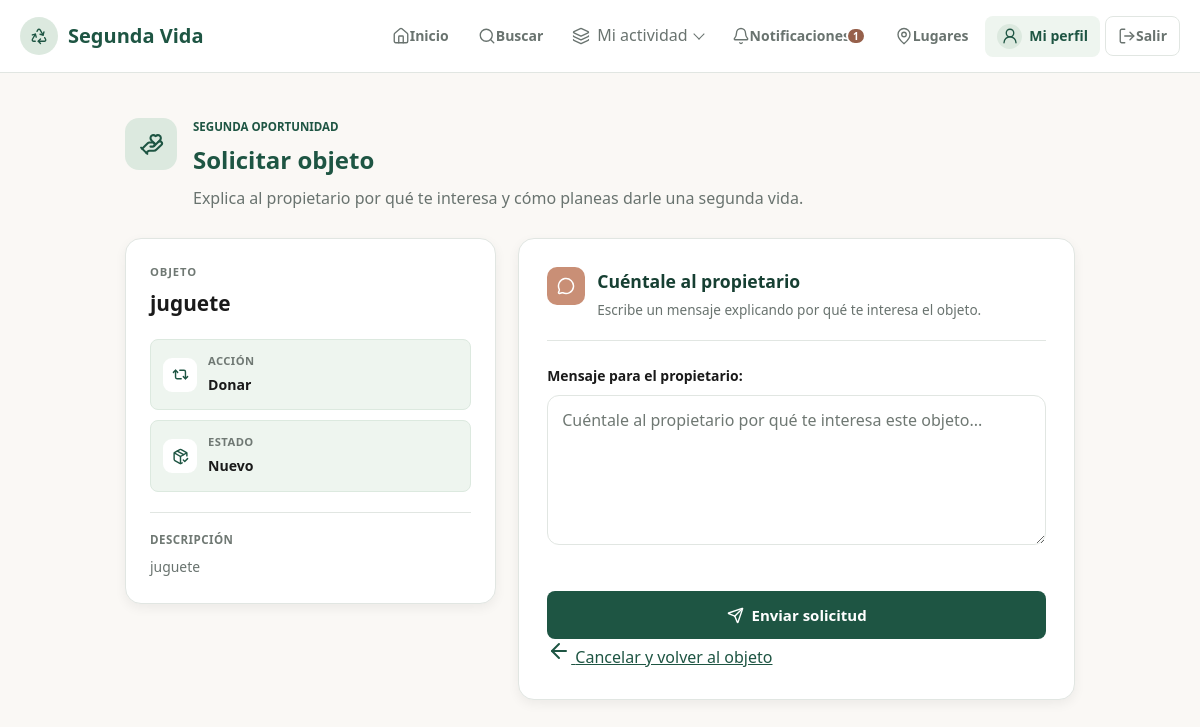
The page /objetos/4/solicitar/ (signed in) on the database its author committed.
### objetos/models.py (models this page shows, shortened)
class Objeto(models.Model):
    ACCIONES = [
        ("donar", "Donar"),
        ("intercambiar", "Intercambiar"),
        ("reparar", "Reparar"),
        ("piezas", "Dar para piezas"),
        ("transformar", "Transformar"),
    ]
    ESTADOS = [
        ("nuevo", "Nuevo"),
        ("bueno", "Bueno"),
        ("regular", "Regular"),
        ("danado", "Dañado"),
    ]
    usuario = models.ForeignKey(
        User,
        on_delete=models.CASCADE
    )
    nombre = models.CharField(max_length=150)
    descripcion = models.TextField()
    categoria = models.ForeignKey(
        Categoria,
        on_delete=models.PROTECT,
        related_name="objetos"
    )
    estado = models.CharField(
        max_length=20,
        choices=ESTADOS
    )
    accion = models.CharField(
        max_length=20,
        choices=ACCIONES
    )
    funciona = models.BooleanField(default=True)
    ubicacion = models.CharField(
        max_length=200,
        blank=True
    )
    latitud = models.FloatField(
        null=True,
        blank=True
    )
    longitud = models.FloatField(
        null=True,
        blank=True
    )
    fecha_publicacion = models.DateTimeField(
        auto_now_add=True
    )
    disponible = models.BooleanField(default=True)

### solicitudes/views.py (the view)
# urls.py: path("objetos/<int:id>/solicitar/", solicitar_objeto, name="solicitar_objeto"),
@login_required
def solicitar_objeto(request, id):
    objeto = get_object_or_404(
        Objeto,
        id=id
    )
    if objeto.usuario == request.user:
        messages.error(
            request,
            "No puedes solicitar tu propio objeto."
        )
        return redirect("detalle_objeto", id=objeto.id)
    if not objeto.disponible:
        messages.warning(
            request,
            "Este objeto ya no está disponible."
        )
        return redirect("detalle_objeto", id=objeto.id)
    solicitud_existente = Solicitud.objects.filter(
        usuario=request.user,
        objeto=objeto,
        estado="pendiente"
    ).exists()
    if solicitud_existente:
        messages.warning(
            request,
            "Ya tienes una solicitud pendiente para este objeto."
        )
        return redirect("detalle_objeto", id=objeto.id)
    if request.method == "POST":
        formulario = SolicitudForm(request.POST)
        if formulario.is_valid():
            solicitud = formulario.save(commit=False)
            solicitud.usuario = request.user
            solicitud.objeto = objeto
            solicitud.estado = "pendiente"
            solicitud.save()
            crear_notificacion(
                objeto.usuario,
                f'El usuario "{request.user.username}" ha solicitado tu objeto "{objeto.nombre}".'
            )
            perfil = request.user.perfil
            perfil.karma += 1
            perfil.save(update_fields=["karma"])
            messages.success(
                request,
                "¡Solicitud enviada correctamente!"
            )
            return redirect(
                "detalle_objeto",
                id=objeto.id
            )
    else:
        formulario = SolicitudForm()
    return render(
        request,
        "solicitudes/solicitar.html",
        {
            "formulario": formulario,
            "objeto": objeto,
        }
    )

### solicitudes/forms.py
class SolicitudForm(forms.ModelForm):
    class Meta:
        model = Solicitud
        fields = [
            "mensaje",
        ]
        labels = {
            "mensaje": "Mensaje para el propietario",
        }
        widgets = {
            "mensaje": forms.Textarea(
                attrs={
                    "rows": 4,
                    "placeholder": (
                        "Cuéntale al propietario por qué te interesa "
                        "este objeto..."
                    ),
                }
            ),
        }

### usuarios/context_processors.py (called while the page is built)
def notificaciones_no_leidas(request):
    if request.user.is_authenticated:
        notificaciones = Notificacion.objects.filter(
            usuario=request.user
        ).order_by("-fecha")
        no_leidas = notificaciones.filter(
            leida=False
        ).count()
    else:
        notificaciones = Notificacion.objects.none()
        no_leidas = 0
    return {
        "notificaciones": notificaciones,
        "notificaciones_no_leidas": no_leidas,
    }

### templates/solicitudes/solicitar.html (shortened to what this page needs)
{% extends "base.html" %}
{% block content %}
<section class="solicitar-pagina">
<div class="solicitar-encabezado">
    <div class="solicitar-icono">
        <i data-lucide="hand-heart" aria-hidden="true"></i>
    </div>
    <div>
        <span class="texto-seccion">SEGUNDA OPORTUNIDAD</span>
        <h1>Solicitar objeto</h1>
        <p>
            Explica al propietario por qué te interesa y cómo
            planeas darle una segunda vida.
        </p>
    </div>
</div>
<div class="solicitar-grid">
    <aside class="tarjeta resumen-solicitud">
        <span class="resumen-etiqueta">
            OBJETO
        </span>
        <h2>{{ objeto.nombre }}</h2>
        <div class="datos-objeto-solicitud">
            <div class="dato-solicitud">
                <div class="dato-solicitud-icono">
                    <i data-lucide="repeat-2" aria-hidden="true"></i>
                </div>
                <div>
                    <span>Acción</span>
                    <strong>
                        {{ objeto.get_accion_display }}
                    </strong>
                </div>
            </div>
            <div class="dato-solicitud">
                <div class="dato-solicitud-icono">
                    <i data-lucide="package-check" aria-hidden="true"></i>
                </div>
                <div>
                    <span>Estado</span>
                    <strong>
                        {{ objeto.get_estado_display }}
                    </strong>
                </div>
            </div>
        </div>
        {% if objeto.descripcion %}
            <div class="descripcion-objeto-solicitud">
                <span>Descripción</span>
                <p>
                    {{ objeto.descripcion }}
                </p>
            </div>
        {% endif %}
    </aside>
    <div class="tarjeta formulario-solicitud">
        <div class="formulario-solicitud-encabezado">
            <div class="formulario-solicitud-icono">
                <i data-lucide="message-circle" aria-hidden="true"></i>
            </div>
            <div>
                <h2>Cuéntale al propietario</h2>
                {% if objeto.accion == "intercambiar" %}
                    <p>
                        Puedes escribir qué ofreces a cambio
                        del objeto.
                    </p>
                {% elif objeto.accion == "reparar" %}
                    <p>
                        Explica qué reparación propones realizar
                        y cómo planeas llevarla a cabo.
                    </p>
                {% elif objeto.accion == "piezas" %}
                    <p>
                        Explica para qué necesitas las piezas
                        del objeto.
                    </p>
                {% elif objeto.accion == "transformar" %}
                    <p>
                        Cuéntale qué transformación tienes
                        en mente.
                    </p>
                {% else %}
                    <p>
                        Escribe un mensaje explicando por qué
                        te interesa el objeto.
                    </p>
                {% endif %}
            </div>
        </div>
        <form method="POST">
            <div class="campos-solicitud">
                {{ formulario.as_p }}
            </div>
            <button
                class="boton boton-enviar-solicitud"
                type="submit"
            >
                <i data-lucide="send" aria-hidden="true"></i>
                Enviar solicitud
            </button>
        </form>
        <a
            href="{% url 'detalle_objeto' objeto.id %}"
            class="volver-enlace cancelar-solicitud"
        >
            <i data-lucide="arrow-left" aria-hidden="true"></i>
            Cancelar y volver al objeto
        </a>
    </div>
</div>
</section>
{% endblock %}

### rows shown on the page
Objeto: nombre "juguete", accion "Donar", estado "Nuevo", descripcion "juguete"

### other values the page prints
{{ notificaciones_no_leidas }} "1"
